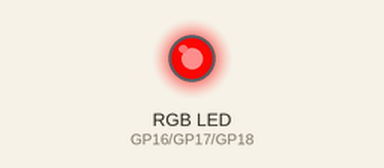
A program run on a simulated Raspberry Pi Pico running MicroPython. Parts: an RGB LED mixed from three pins (HIGH = lit). Dim RGB values are drawn brighter than linear.

Above: at 0.05 s.
At 0.75 s:
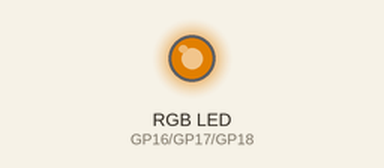
At 1.45 s:
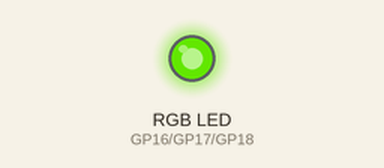
At 2.9 s:
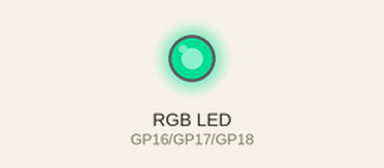
At 4.35 s:
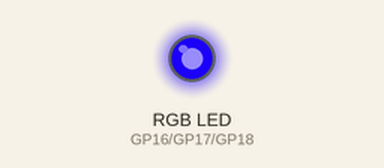
At 5.8 s:
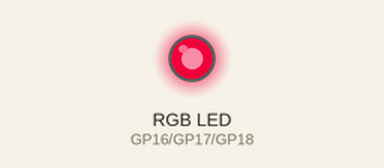
Timing chart, 0 to 8.1 s (numbered marks = the images above):
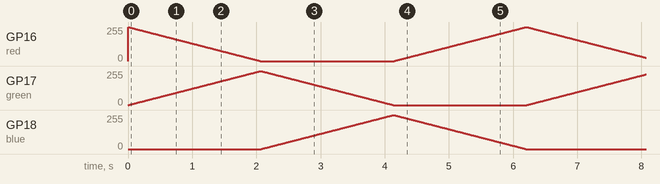

The program:

rgb_fade.py
```python
# Fade smoothly around the colour wheel: red -> green -> blue -> red
import time
from machine import PWM, Pin

red = PWM(Pin(16), freq=1000, duty_u16=0)
green = PWM(Pin(17), freq=1000, duty_u16=0)
blue = PWM(Pin(18), freq=1000, duty_u16=0)


def set_colour(r, g, b):
    red.duty_u16(r * 257)
    green.duty_u16(g * 257)
    blue.duty_u16(b * 257)


while True:
    for step in range(256):         # red fades out, green fades in
        set_colour(255 - step, step, 0)
        time.sleep_ms(8)
    for step in range(256):         # green fades out, blue fades in
        set_colour(0, 255 - step, step)
        time.sleep_ms(8)
    for step in range(256):         # blue fades out, red fades in
        set_colour(step, 0, 255 - step)
        time.sleep_ms(8)
```
